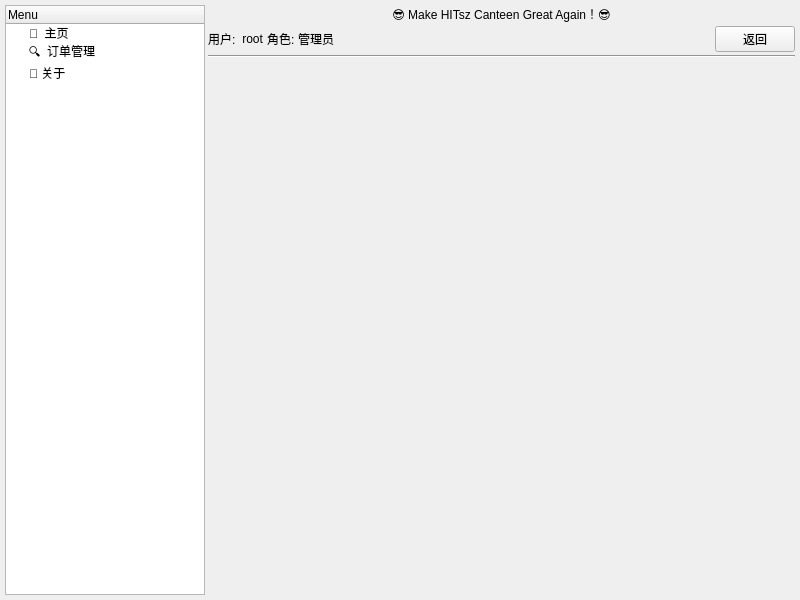
<?xml version="1.0" encoding="UTF-8"?>
<ui version="4.0">
 <class>MainWindow</class>
 <widget class="QMainWindow" name="MainWindow">
  <property name="geometry">
   <rect>
    <x>0</x>
    <y>0</y>
    <width>800</width>
    <height>600</height>
   </rect>
  </property>
  <property name="windowTitle">
   <string>HITsz Canteen Admin</string>
  </property>
  <widget class="QWidget" name="centralwidget">
   <layout class="QGridLayout" name="gridLayout">
    <property name="leftMargin">
     <number>5</number>
    </property>
    <property name="topMargin">
     <number>5</number>
    </property>
    <property name="rightMargin">
     <number>5</number>
    </property>
    <property name="bottomMargin">
     <number>5</number>
    </property>
    <property name="spacing">
     <number>3</number>
    </property>
    <item row="0" column="0">
     <layout class="QHBoxLayout" name="horizontalLayout_2" stretch="0,5">
      <item>
       <widget class="QTreeWidget" name="treeWidget">
        <property name="maximumSize">
         <size>
          <width>200</width>
          <height>16777215</height>
         </size>
        </property>
        <column>
         <property name="text">
          <string>Menu</string>
         </property>
        </column>
        <item>
         <property name="text">
          <string>🧐  主页</string>
         </property>
        </item>
        <item>
         <property name="text">
          <string>🔍  订单管理</string>
         </property>
        </item>
        <item>
         <property name="text">
          <string>💫 关于</string>
         </property>
        </item>
       </widget>
      </item>
      <item>
       <layout class="QVBoxLayout" name="verticalLayout_2">
        <item>
         <layout class="QVBoxLayout" name="verticalLayout">
          <item>
           <widget class="QLabel" name="label">
            <property name="styleSheet">
             <string notr="true">font: 14pt &quot;宋体&quot;;</string>
            </property>
            <property name="text">
             <string>😎 Make HITsz Canteen Great Again！😎</string>
            </property>
            <property name="alignment">
             <set>Qt::AlignCenter</set>
            </property>
           </widget>
          </item>
          <item>
           <layout class="QHBoxLayout" name="horizontalLayout">
            <item>
             <widget class="QLabel" name="label_2">
              <property name="styleSheet">
               <string notr="true">font: 12pt &quot;宋体&quot;;</string>
              </property>
              <property name="text">
               <string>用户:</string>
              </property>
             </widget>
            </item>
            <item>
             <widget class="QLabel" name="current_username_label">
              <property name="styleSheet">
               <string notr="true">font: 12pt &quot;宋体&quot;;</string>
              </property>
              <property name="text">
               <string> root</string>
              </property>
             </widget>
            </item>
            <item>
             <widget class="QLabel" name="label_4">
              <property name="styleSheet">
               <string notr="true">font: 12pt &quot;宋体&quot;;</string>
              </property>
              <property name="text">
               <string>角色:</string>
              </property>
             </widget>
            </item>
            <item>
             <widget class="QLabel" name="current_role_label">
              <property name="styleSheet">
               <string notr="true">font: 12pt &quot;宋体&quot;;</string>
              </property>
              <property name="text">
               <string>管理员</string>
              </property>
             </widget>
            </item>
            <item>
             <spacer name="horizontalSpacer">
              <property name="orientation">
               <enum>Qt::Horizontal</enum>
              </property>
              <property name="sizeHint" stdset="0">
               <size>
                <width>40</width>
                <height>20</height>
               </size>
              </property>
             </spacer>
            </item>
            <item>
             <widget class="QPushButton" name="pushButton">
              <property name="styleSheet">
               <string notr="true">font: 12pt &quot;宋体&quot;;</string>
              </property>
              <property name="text">
               <string>返回</string>
              </property>
             </widget>
            </item>
           </layout>
          </item>
         </layout>
        </item>
        <item>
         <widget class="Line" name="line_2">
          <property name="maximumSize">
           <size>
            <width>16777215</width>
            <height>2</height>
           </size>
          </property>
          <property name="styleSheet">
           <string notr="true">background-color: rgb(222, 222, 222);</string>
          </property>
          <property name="orientation">
           <enum>Qt::Horizontal</enum>
          </property>
         </widget>
        </item>
        <item>
         <widget class="QStackedWidget" name="stackedWidget">
          <widget class="QWidget" name="page"/>
          <widget class="QWidget" name="page_2"/>
         </widget>
        </item>
       </layout>
      </item>
     </layout>
    </item>
   </layout>
  </widget>
 </widget>
 <resources/>
 <connections/>
</ui>
